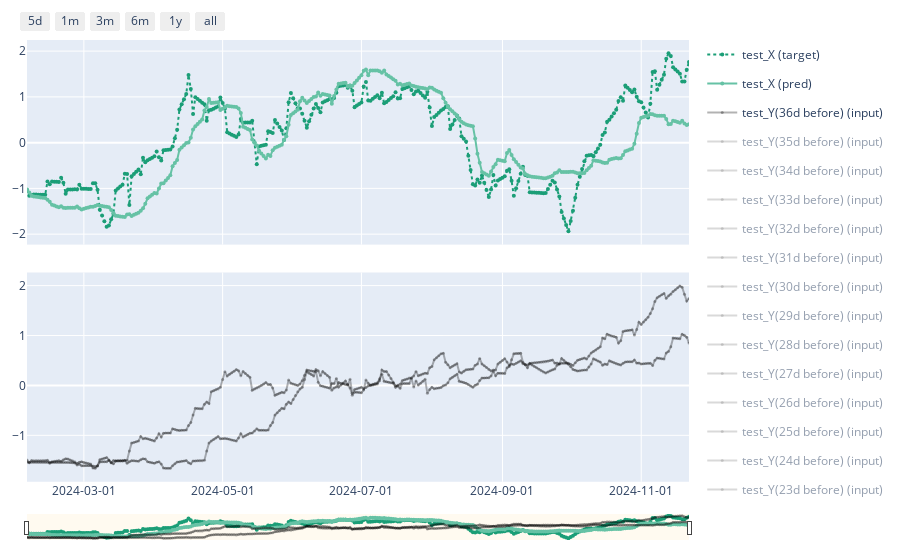

Notebook source saved alongside this figure:
### Code cell
from utils import visualize_result, make_result_df

args['dataset']['args']['in_columns'] = in_cols_comb
results_comb = []
results_comb.append(make_result_df(args, 'TRAIN', 'train', train_comb, train_pred_comb))
results_comb.append(make_result_df(args, 'TEST', 'test', test_comb, test_pred_comb))

results_comb = pd.concat(results_comb, axis=0)
pd.DataFrame(results_comb).to_excel('toy_comb.xlsx')
display(results_comb.head())

fig_combine = visualize_result(results_comb)


fig_combine.write_html('fig_toy_comb.html')

### Figure 1 — Plotly figure (JSON) as saved in the notebook; plotly's stock layout.template omitted (floating-point values rounded to 4 significant figures; data arrays with more than 128 entries replaced by an {"elided": "..."} marker saying what was removed)
{"data": [{"hovertemplate": "%{y:.2f}", "legendgroup": "test_X (target)", "line": {"color": "rgb(27,158,119)", "dash": "dot"}, "marker": {"size": 4}, "mode": "lines+markers", "name": "test_X (target)", "type": "scatter", "x": {"elided": "292 str values"}, "xaxis": "x", "y": {"elided": "292 float values"}, "yaxis": "y"}, {"hovertemplate": "%{y:.2f}", "legendgroup": "test_X (pred)", "line": {"color": "rgb(102,194,165)", "dash": "solid"}, "marker": {"size": 4}, "mode": "lines+markers", "name": "test_X (pred)", "type": "scatter", "x": {"elided": "292 str values"}, "xaxis": "x", "y": {"elided": "292 float values"}, "yaxis": "y"}, {"hovertemplate": "%{y:.2f}", "line": {"color": "rgba(0,0,0,0.3)", "dash": "solid"}, "marker": {"size": 3}, "mode": "lines+markers", "name": "test_Y(36d before) (input)", "type": "scatter", "visible": true, "x": {"elided": "292 str values"}, "xaxis": "x", "y": {"elided": "292 float values"}, "yaxis": "y2"}, {"hovertemplate": "%{y:.2f}", "line": {"color": "rgba(0,0,0,0.3)", "dash": "solid"}, "marker": {"size": 3}, "mode": "lines+markers", "name": "test_Y(35d before) (input)", "type": "scatter", "visible": "legendonly", "x": {"elided": "292 str values"}, "xaxis": "x", "y": {"elided": "292 float values"}, "yaxis": "y2"}, {"hovertemplate": "%{y:.2f}", "line": {"color": "rgba(0,0,0,0.3)", "dash": "solid"}, "marker": {"size": 3}, "mode": "lines+markers", "name": "test_Y(34d before) (input)", "type": "scatter", "visible": "legendonly", "x": {"elided": "292 str values"}, "xaxis": "x", "y": {"elided": "292 float values"}, "yaxis": "y2"}, {"hovertemplate": "%{y:.2f}", "line": {"color": "rgba(0,0,0,0.3)", "dash": "solid"}, "marker": {"size": 3}, "mode": "lines+markers", "name": "test_Y(33d before) (input)", "type": "scatter", "visible": "legendonly", "x": {"elided": "292 str values"}, "xaxis": "x", "y": {"elided": "292 float values"}, "yaxis": "y2"}, {"hovertemplate": "%{y:.2f}", "line": {"color": "rgba(0,0,0,0.3)", "dash": "solid"}, "marker": {"size": 3}, "mode": "lines+markers", "name": "test_Y(32d before) (input)", "type": "scatter", "visible": "legendonly", "x": {"elided": "292 str values"}, "xaxis": "x", "y": {"elided": "292 float values"}, "yaxis": "y2"}, {"hovertemplate": "%{y:.2f}", "line": {"color": "rgba(0,0,0,0.3)", "dash": "solid"}, "marker": {"size": 3}, "mode": "lines+markers", "name": "test_Y(31d before) (input)", "type": "scatter", "visible": "legendonly", "x": {"elided": "292 str values"}, "xaxis": "x", "y": {"elided": "292 float values"}, "yaxis": "y2"}, {"hovertemplate": "%{y:.2f}", "line": {"color": "rgba(0,0,0,0.3)", "dash": "solid"}, "marker": {"size": 3}, "mode": "lines+markers", "name": "test_Y(30d before) (input)", "type": "scatter", "visible": "legendonly", "x": {"elided": "292 str values"}, "xaxis": "x", "y": {"elided": "292 float values"}, "yaxis": "y2"}, {"hovertemplate": "%{y:.2f}", "line": {"color": "rgba(0,0,0,0.3)", "dash": "solid"}, "marker": {"size": 3}, "mode": "lines+markers", "name": "test_Y(29d before) (input)", "type": "scatter", "visible": "legendonly", "x": {"elided": "292 str values"}, "xaxis": "x", "y": {"elided": "292 float values"}, "yaxis": "y2"}, {"hovertemplate": "%{y:.2f}", "line": {"color": "rgba(0,0,0,0.3)", "dash": "solid"}, "marker": {"size": 3}, "mode": "lines+markers", "name": "test_Y(28d before) (input)", "type": "scatter", "visible": "legendonly", "x": {"elided": "292 str values"}, "xaxis": "x", "y": {"elided": "292 float values"}, "yaxis": "y2"}, {"hovertemplate": "%{y:.2f}", "line": {"color": "rgba(0,0,0,0.3)", "dash": "solid"}, "marker": {"size": 3}, "mode": "lines+markers", "name": "test_Y(27d before) (input)", "type": "scatter", "visible": "legendonly", "x": {"elided": "292 str values"}, "xaxis": "x", "y": {"elided": "292 float values"}, "yaxis": "y2"}, {"hovertemplate": "%{y:.2f}", "line": {"color": "rgba(0,0,0,0.3)", "dash": "solid"}, "marker": {"size": 3}, "mode": "lines+markers", "name": "test_Y(26d before) (input)", "type": "scatter", "visible": "legendonly", "x": {"elided": "292 str values"}, "xaxis": "x", "y": {"elided": "292 float values"}, "yaxis": "y2"}, {"hovertemplate": "%{y:.2f}", "line": {"color": "rgba(0,0,0,0.3)", "dash": "solid"}, "marker": {"size": 3}, "mode": "lines+markers", "name": "test_Y(25d before) (input)", "type": "scatter", "visible": "legendonly", "x": {"elided": "292 str values"}, "xaxis": "x", "y": {"elided": "292 float values"}, "yaxis": "y2"}, {"hovertemplate": "%{y:.2f}", "line": {"color": "rgba(0,0,0,0.3)", "dash": "solid"}, "marker": {"size": 3}, "mode": "lines+markers", "name": "test_Y(24d before) (input)", "type": "scatter", "visible": "legendonly", "x": {"elided": "292 str values"}, "xaxis": "x", "y": {"elided": "292 float values"}, "yaxis": "y2"}, {"hovertemplate": "%{y:.2f}", "line": {"color": "rgba(0,0,0,0.3)", "dash": "solid"}, "marker": {"size": 3}, "mode": "lines+markers", "name": "test_Y(23d before) (input)", "type": "scatter", "visible": "legendonly", "x": {"elided": "292 str values"}, "xaxis": "x", "y": {"elided": "292 float values"}, "yaxis": "y2"}, {"hovertemplate": "%{y:.2f}", "line": {"color": "rgba(0,0,0,0.3)", "dash": "solid"}, "marker": {"size": 3}, "mode": "lines+markers", "name": "test_Y(22d before) (input)", "type": "scatter", "visible": "legendonly", "x": {"elided": "292 str values"}, "xaxis": "x", "y": {"elided": "292 float values"}, "yaxis": "y2"}, {"hovertemplate": "%{y:.2f}", "line": {"color": "rgba(0,0,0,0.3)", "dash": "solid"}, "marker": {"size": 3}, "mode": "lines+markers", "name": "test_Y(21d before) (input)", "type": "scatter", "visible": "legendonly", "x": {"elided": "292 str values"}, "xaxis": "x", "y": {"elided": "292 float values"}, "yaxis": "y2"}, {"hovertemplate": "%{y:.2f}", "line": {"color": "rgba(0,0,0,0.3)", "dash": "solid"}, "marker": {"size": 3}, "mode": "lines+markers", "name": "test_Y(20d before) (input)", "type": "scatter", "visible": "legendonly", "x": {"elided": "292 str values"}, "xaxis": "x", "y": {"elided": "292 float values"}, "yaxis": "y2"}, {"hovertemplate": "%{y:.2f}", "line": {"color": "rgba(0,0,0,0.3)", "dash": "solid"}, "marker": {"size": 3}, "mode": "lines+markers", "name": "test_Y(19d before) (input)", "type": "scatter", "visible": "legendonly", "x": {"elided": "292 str values"}, "xaxis": "x", "y": {"elided": "292 float values"}, "yaxis": "y2"}, {"hovertemplate": "%{y:.2f}", "line": {"color": "rgba(0,0,0,0.3)", "dash": "solid"}, "marker": {"size": 3}, "mode": "lines+markers", "name": "test_Y(18d before) (input)", "type": "scatter", "visible": "legendonly", "x": {"elided": "292 str values"}, "xaxis": "x", "y": {"elided": "292 float values"}, "yaxis": "y2"}, {"hovertemplate": "%{y:.2f}", "line": {"color": "rgba(0,0,0,0.3)", "dash": "solid"}, "marker": {"size": 3}, "mode": "lines+markers", "name": "test_Y(17d before) (input)", "type": "scatter", "visible": "legendonly", "x": {"elided": "292 str values"}, "xaxis": "x", "y": {"elided": "292 float values"}, "yaxis": "y2"}, {"hovertemplate": "%{y:.2f}", "line": {"color": "rgba(0,0,0,0.3)", "dash": "solid"}, "marker": {"size": 3}, "mode": "lines+markers", "name": "test_Y(16d before) (input)", "type": "scatter", "visible": "legendonly", "x": {"elided": "292 str values"}, "xaxis": "x", "y": {"elided": "292 float values"}, "yaxis": "y2"}, {"hovertemplate": "%{y:.2f}", "line": {"color": "rgba(0,0,0,0.3)", "dash": "solid"}, "marker": {"size": 3}, "mode": "lines+markers", "name": "test_Y(15d before) (input)", "type": "scatter", "visible": "legendonly", "x": {"elided": "292 str values"}, "xaxis": "x", "y": {"elided": "292 float values"}, "yaxis": "y2"}, {"hovertemplate": "%{y:.2f}", "line": {"color": "rgba(0,0,0,0.3)", "dash": "solid"}, "marker": {"size": 3}, "mode": "lines+markers", "name": "test_Y(14d before) (input)", "type": "scatter", "visible": "legendonly", "x": {"elided": "292 str values"}, "xaxis": "x", "y": {"elided": "292 float values"}, "yaxis": "y2"}, {"hovertemplate": "%{y:.2f}", "line": {"color": "rgba(0,0,0,0.3)", "dash": "solid"}, "marker": {"size": 3}, "mode": "lines+markers", "name": "test_Y(13d before) (input)", "type": "scatter", "visible": true, "x": {"elided": "292 str values"}, "xaxis": "x", "y": {"elided": "292 float values"}, "yaxis": "y2"}], "layout": {"grid": {"columns": 1, "rows": 2}, "hovermode": "x", "hoversubplots": "axis", "margin": {"b": 20, "l": 20, "r": 20, "t": 20}, "xaxis": {"range": ["2024-02-05T00:00:00", "2024-11-22T00:00:00"], "rangeselector": {"buttons": [{"count": 5, "label": "5d", "step": "day", "stepmode": "backward"}, {"count": 1, "label": "1m", "step": "month", "stepmode": "backward"}, {"count": 3, "label": "3m", "step": "month", "stepmode": "backward"}, {"count": 6, "label": "6m", "step": "month", "stepmode": "backward"}, {"count": 1, "label": "1y", "step": "year", "stepmode": "backward"}, {"step": "all"}]}, "rangeslider": {"bgcolor": "floralwhite", "range": ["2024-02-05T00:00:00", "2024-11-22T00:00:00"], "thickness": 0.05, "visible": true}, "showspikes": true, "spikedash": "dot", "spikemode": "across", "spikethickness": 1, "tickformat": "%Y-%m-%d", "type": "date"}, "yaxis": {"anchor": "x", "domain": [0.56, 1]}, "yaxis2": {"anchor": "x", "domain": [0.05, 0.5]}}}
